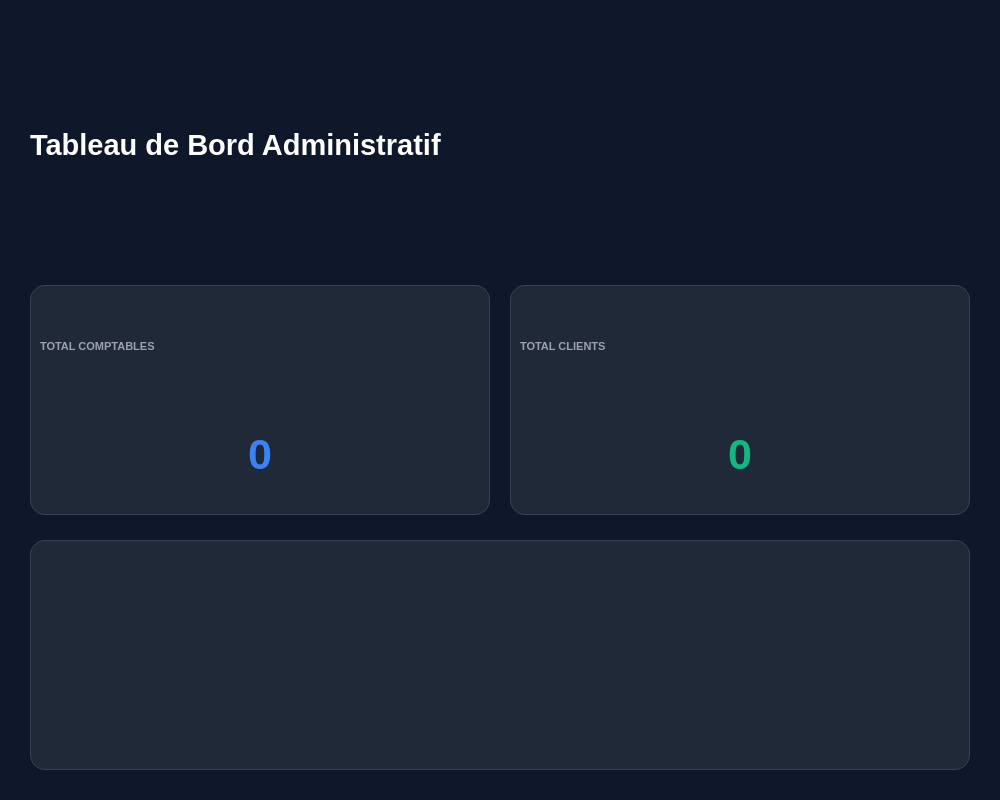
<?xml version="1.0" encoding="UTF-8"?>
<ui version="4.0">
 <class>DashboardPage</class>
 <widget class="QWidget" name="DashboardPage">
  <property name="geometry">
   <rect>
    <x>0</x>
    <y>0</y>
    <width>1000</width>
    <height>800</height>
   </rect>
  </property>
  <property name="windowTitle">
   <string>Dashboard</string>
  </property>
  <property name="styleSheet">
   <string notr="true">background-color: #0f172a;</string>
  </property>
  <layout class="QVBoxLayout" name="verticalLayout">
   <property name="spacing">
    <number>25</number>
   </property>
   <property name="leftMargin">
    <number>30</number>
   </property>
   <property name="topMargin">
    <number>30</number>
   </property>
   <property name="rightMargin">
    <number>30</number>
   </property>
   <property name="bottomMargin">
    <number>30</number>
   </property>
   
   <item>
    <widget class="QLabel" name="label_title">
     <property name="font">
      <font>
       <pointsize>22</pointsize>
       <bold>true</bold>
      </font>
     </property>
     <property name="text">
      <string>Tableau de Bord Administratif</string>
     </property>
     <property name="styleSheet">
      <string notr="true">color: white;</string>
     </property>
    </widget>
   </item>

   <item>
    <layout class="QHBoxLayout" name="layout_cards">
     <property name="spacing">
      <number>20</number>
     </property>
     
     <item>
      <widget class="QFrame" name="card_accountants">
       <property name="minimumSize">
        <size><width>0</width><height>130</height></size>
       </property>
       <property name="styleSheet">
        <string notr="true">QFrame { background-color: #1f2937; border-radius: 15px; border: 1px solid #374151; }</string>
       </property>
       <layout class="QVBoxLayout" name="v1">
        <item>
         <widget class="QLabel" name="t1">
          <property name="text"><string>TOTAL COMPTABLES</string></property>
          <property name="styleSheet"><string notr="true">color: #9ca3af; border: none; font-weight: bold; font-size: 11px;</string></property>
         </widget>
        </item>
        <item>
         <widget class="QLabel" name="lbl_total_acc">
          <property name="font"><font><pointsize>32</pointsize><bold>true</bold></font></property>
          <property name="text"><string>0</string></property>
          <property name="alignment"><set>Qt::AlignCenter</set></property>
          <property name="styleSheet"><string notr="true">color: #3b82f6; border: none;</string></property>
         </widget>
        </item>
       </layout>
      </widget>
     </item>

     <item>
      <widget class="QFrame" name="card_clients">
       <property name="minimumSize">
        <size><width>0</width><height>130</height></size>
       </property>
       <property name="styleSheet">
        <string notr="true">QFrame { background-color: #1f2937; border-radius: 15px; border: 1px solid #374151; }</string>
       </property>
       <layout class="QVBoxLayout" name="v2">
        <item>
         <widget class="QLabel" name="t2">
          <property name="text"><string>TOTAL CLIENTS</string></property>
          <property name="styleSheet"><string notr="true">color: #9ca3af; border: none; font-weight: bold; font-size: 11px;</string></property>
         </widget>
        </item>
        <item>
         <widget class="QLabel" name="lbl_total_cli">
          <property name="font"><font><pointsize>32</pointsize><bold>true</bold></font></property>
          <property name="text"><string>0</string></property>
          <property name="alignment"><set>Qt::AlignCenter</set></property>
          <property name="styleSheet"><string notr="true">color: #10b981; border: none;</string></property>
         </widget>
        </item>
       </layout>
      </widget>
     </item>
    </layout>
   </item>

   <item>
    <layout class="QHBoxLayout" name="layout_charts">
     <property name="spacing">
      <number>20</number>
     </property>
     
     <item>
      <widget class="QWidget" name="container_pie" native="true">
       <property name="styleSheet">
        <string notr="true">background-color: #1f2937; border-radius: 15px; border: 1px solid #374151;</string>
       </property>
      </widget>
     </item>
    </layout>
   </item>

  </layout>
 </widget>
 <resources/>
 <connections/>
</ui>
